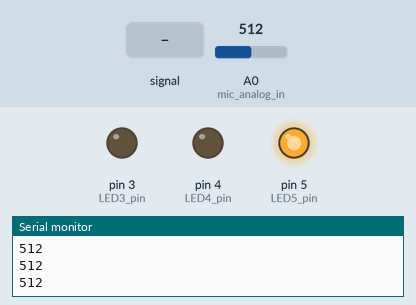
A sketch run on a simulated Arduino Uno, built with avr-gcc and run on an emulated ATmega328P. Shown: output pins drawn as LEDs (lit = HIGH), the last lines printed to the serial monitor. Inputs (shaded band) come from the test bench; at power-on: A0 (mic_analog_in) = 512.

Above: at 1.2 s.
1.3 s: A0 (mic_analog_in) fed a 200 Hz sine of ±460 counts around its level
At 2.3 s:
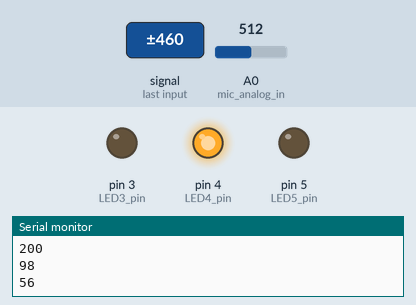
3.9 s: A0 (mic_analog_in) set to 20
At 5.2 s:
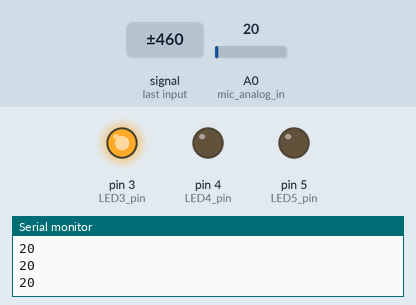
5.5 s: A0 (mic_analog_in) set to 27
7.0 s: A0 (mic_analog_in) set to 32
At 7.6 s:
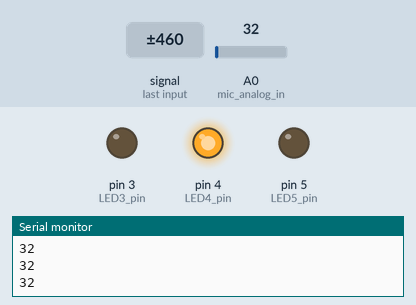
8.5 s: A0 (mic_analog_in) set to 0
At 8.9 s:
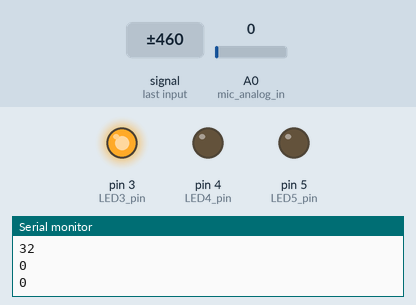
Timing chart, 0 to 11.1 s (numbered marks = the images above; inputs shaded):
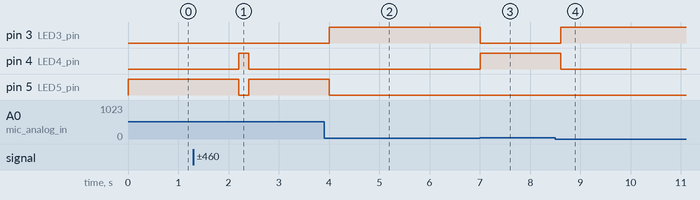

Measured:
- the behaviour switches between 29 and 30 on A0 (mic_analog_in) (found by bisection; images 2 and 3)
- after the input at 1.3 s, pin 4 (LED4_pin): LOW → HIGH after 0.90 s, → LOW 0.20 s later; pin 5 (LED5_pin): HIGH → LOW after 0.90 s, → HIGH 0.20 s later
- after the input at 3.9 s, pin 3 (LED3_pin): LOW → HIGH after 0.11 s; pin 5 (LED5_pin): HIGH → LOW after 0.11 s
- after the input at 7.0 s, pin 3 (LED3_pin): HIGH → LOW at once; pin 4 (LED4_pin): LOW → HIGH at once
- after the input at 8.5 s, pin 3 (LED3_pin): LOW → HIGH after 0.11 s; pin 4 (LED4_pin): HIGH → LOW after 0.11 s

The sketch:

main.ino
```cpp
// 디지철 input

int mic_analog_in = A0; // 아날로그 input
int LED3_pin = 3;
int LED4_pin = 4;
int LED5_pin = 5;
int sensorValue = 0;
void setup(){
    pinMode(LED3_pin,OUTPUT);
    pinMode(LED4_pin,OUTPUT);
    pinMode(LED5_pin,OUTPUT);
    Serial.begin(9600);
}

void loop(){
    sensorValue = analogRead(mic_analog_in);

    // 센서 값에 따라 출력값 설정

    if (sensorValue<30) digitalWrite(LED3_pin,HIGH);
    else digitalWrite(LED3_pin,LOW);

    if (sensorValue>=30 && sensorValue<60) digitalWrite(LED4_pin,HIGH);
    else digitalWrite(LED4_pin,LOW);

    if (sensorValue>=60) digitalWrite(LED5_pin,HIGH);
    else digitalWrite(LED5_pin,LOW);

    Serial.println(sensorValue,DEC);
    delay(200);
}
```
